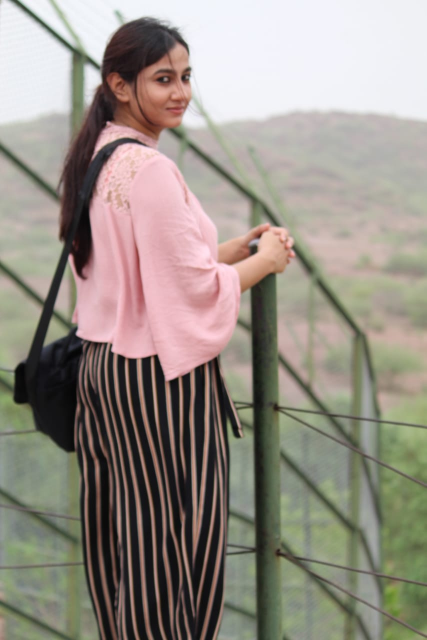
#> input picture anjali.jpg.jpg, 853 x 1280 px (shown at 1/2 size)
$ jupyter execute rectangle_on_img.ipynb
#> lines starting #> are read from the running program, lines starting #| are printed output that depends on the picture; after the words box and inside, x2 and y2 are one past the last pixel; in counts of white or black regions, pixels touching at a corner belong together
[cell 1]
import cv2

[cell 2]
photo = cv2.imread("anjali.jpg.jpg")
#> photo is the input picture: shape (1280, 853, 3); mean B, G, R 135, 144.1, 151.4

[cell 3]
photo.shape
#> Out = (1280, 853, 3)

[cell 4]
cv2.imshow("hi",photo)
cv2.waitKey(2000)
cv2.destroyAllWindows()

[cell 5]
cv2.rectangle(photo, (200,25),(500,300),[0,0,255],4)
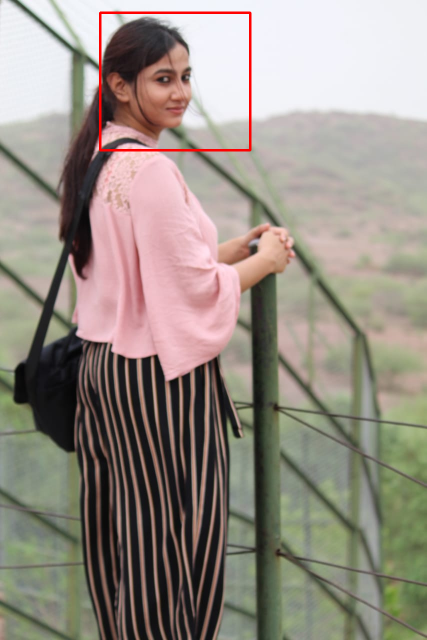
#> photo: shape (1280, 853, 3) (shown at 1/2 size); 0.53% of pixels changed, all inside (x1, y1, x2, y2) = (198, 23, 503, 303)
